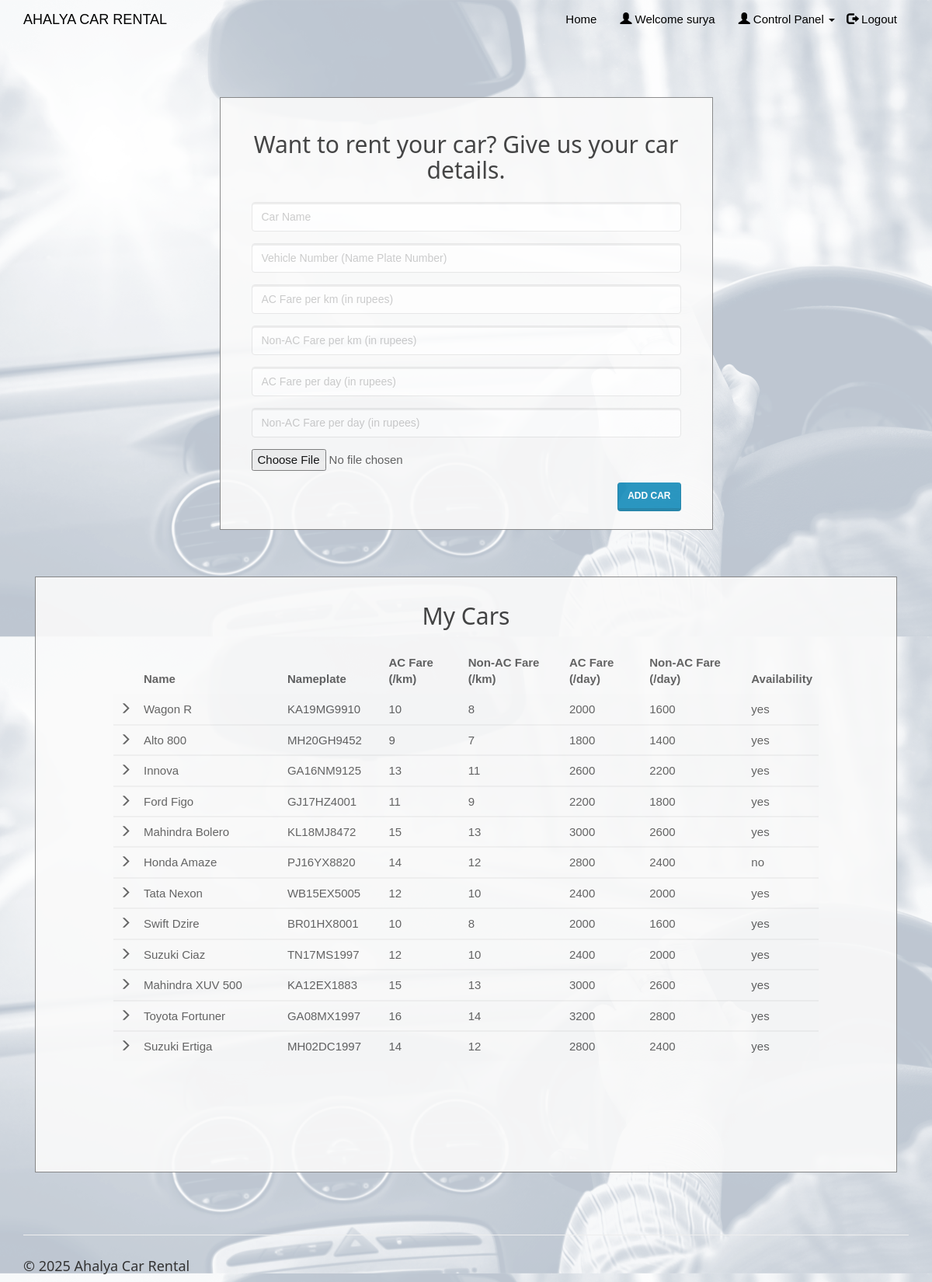
The app's page /entercar.php (signed in) with its own data.
### tables this page shows
CREATE TABLE `cars` (
  `car_id` int(20) NOT NULL,
  `car_name` varchar(50) NOT NULL,
  `car_nameplate` varchar(50) NOT NULL,
  `car_img` varchar(50) DEFAULT 'NA',
  `ac_price` float NOT NULL,
  `non_ac_price` float NOT NULL,
  `ac_price_per_day` float NOT NULL,
  `non_ac_price_per_day` float NOT NULL,
  `car_availability` varchar(10) NOT NULL
);

### entercar.php (the view, shortened to what this page needs)
<!DOCTYPE html>
<html>
<?php
include('session_client.php'); ?>
<head>
    <link rel="stylesheet" href="assets/bootstrap/css/bootstrap.min.css">
    <link rel="stylesheet" href="assets/fonts/font-awesome.min.css">
    <link rel="stylesheet" type="text/css" href="assets/css/customerlogin.css">
    <link rel="stylesheet" href="assets/w3css/w3.css">
    <link rel="stylesheet" type="text/css" media="screen" href="assets/css/clientpage.css" />
</head>
<body>
    <nav class="navbar navbar-custom navbar-fixed-top" role="navigation" style="color: black">
        <div class="container">
            <div class="navbar-header">
                <a class="navbar-brand page-scroll" href="index.php">
                   AHALYA CAR RENTAL </a>
            </div>
            <?php
                if(isset($_SESSION['login_client'])){
            ?>
            <div class="collapse navbar-collapse navbar-right navbar-main-collapse">
                <ul class="nav navbar-nav">
                    <li>
                        <a href="index.php">Home</a>
                    </li>
                    <li>
                        <a href="#"><span class="glyphicon glyphicon-user"></span> Welcome <?php echo $_SESSION['login_client']; ?></a>
                    </li>
                    <li>
                    <ul class="nav navbar-nav navbar-right">
            <li><a href="#" class="dropdown-toggle active" data-toggle="dropdown" role="button" aria-haspopup="true" aria-expanded="false"><span class="glyphicon glyphicon-user"></span> Control Panel <span class="caret"></span> </a>
            </li>
          </ul>
                    </li>
                    <li>
                        <a href="logout.php"><span class="glyphicon glyphicon-log-out"></span> Logout</a>
                    </li>
                </ul>
            </div>
            <?php
                }
                ?>
        </div>
    </nav>
    <div class="container" style="margin-top: 65px;" >
    <div class="col-md-7" style="float: none; margin: 0 auto;">
      <div class="form-area">
        <form role="form" action="entercar1.php" enctype="multipart/form-data" method="POST">
        <br style="clear: both">
          <h3 style="margin-bottom: 25px; text-align: center; font-size: 30px;"> Want to rent your car? Give us your car details. </h3>
          <div class="form-group">
            <input type="text" class="form-control" id="car_name" name="car_name" placeholder="Car Name " required autofocus="">
          </div>
          <div class="form-group">
            <input type="text" class="form-control" id="car_nameplate" name="car_nameplate" placeholder="Vehicle Number (Name Plate Number)" required>
          </div>
          <div class="form-group">
            <input type="text" class="form-control" id="ac_price" name="ac_price" placeholder="AC Fare per km (in rupees)" required>
          </div>
          <div class="form-group">
            <input type="text" class="form-control" id="non_ac_price" name="non_ac_price" placeholder="Non-AC Fare per km (in rupees)" required>
          </div>
          <div class="form-group">
            <input type="text" class="form-control" id="ac_price_per_day" name="ac_price_per_day" placeholder="AC Fare per day (in rupees)" required>
          </div>
          <div class="form-group">
            <input type="text" class="form-control" id="non_ac_price_per_day" name="non_ac_price_per_day" placeholder="Non-AC Fare per day (in rupees)" required>
          </div>
          <div class="form-group">
            <input name="uploadedimage" type="file">
          </div>
           <button type="submit" id="submit" name="submit" class="btn btn-primary pull-right"> Add car</button>
        </form>
      </div>
    </div>
        <div class="col-md-12" style="float: none; margin: 0 auto;">
    <div class="form-area" style="padding: 0px 100px 100px 100px;">
        <form action="" method="POST">
        <br style="clear: both">
          <h3 style="margin-bottom: 25px; text-align: center; font-size: 30px;"> My Cars </h3>
<?php
$user_check=$_SESSION['login_client'];
$sql = "SELECT * FROM cars WHERE car_id IN (SELECT car_id FROM clientcars WHERE client_username='$user_check');";
$result = mysqli_query($conn, $sql);
if (mysqli_num_rows($result) > 0) {
  ?>
<div style="overflow-x:auto;">
  <table class="table table-striped">
    <thead class="thead-dark">
      <tr>
        <th></th>
        <th width="24%"> Name</th>
        <th width="15%"> Nameplate </th>
        <th width="13%"> AC Fare (/km) </th>
        <th width="17%"> Non-AC Fare (/km)</th>
        <th width="13%"> AC Fare (/day)</th>
        <th width="17%"> Non-AC Fare (/day)</th>
        <th width="1%"> Availability </th>
      </tr>
    </thead>
    <?PHP
      while($row = mysqli_fetch_assoc($result)){
    ?>
  <tbody>
    <tr>
      <td> <span class="glyphicon glyphicon-menu-right"></span> </td>
      <td><?php echo $row["car_name"]; ?></td>
      <td><?php echo $row["car_nameplate"]; ?></td>
      <td><?php echo $row["ac_price"]; ?></td>
      <td><?php echo $row["non_ac_price"]; ?></td>
      <td><?php echo $row["ac_price_per_day"]; ?></td>
      <td><?php echo $row["non_ac_price_per_day"]; ?></td>
      <td><?php echo $row["car_availability"]; ?></td>
    </tr>
  </tbody>
  <?php } ?>
  </table>
  </div>
    <br>
  <?php } else { ?>
  <h4><center>0 Cars available</center> </h4>
  <?php } ?>
        </form>
</div>
        </div>
    </div>
</body>
<footer class="site-footer">
        <div class="container">
            <hr>
            <div class="row">
                <div class="col-sm-6">
                    <h5>© 2025 Ahalya Car Rental</h5>
                </div>
            </div>
        </div>
    </footer>
</html>

### assets/css/customerlogin.css (style rules this page uses)
body, html { height: 100%; }
body { padding-top: 50px; background: url("../../assets/img/forcustomer.png"); background-size: 100%; }
footer { display: block; }

### assets/w3css/w3.css (style rules this page uses)
*,*:before,*:after { box-sizing:inherit }
html { -ms-text-size-adjust:100%;-webkit-text-size-adjust:100% }
body { margin:0 }
article,aside,details,figcaption,figure,footer,header,main,menu,nav,section,summary { display:block }
a { background-color:transparent;-webkit-text-decoration-skip:objects }
hr { box-sizing:content-box;height:0;overflow:visible }
button,input,select,textarea { font:inherit;margin:0 }
button,input { overflow:visible }
button,select { text-transform:none }
button,html [type=button],[type=reset],[type=submit] { -webkit-appearance:button }
html,body { font-family:Verdana,sans-serif;font-size:15px;line-height:1.5 }
html { overflow-x:hidden }
h3 { font-size:24px }
h5 { font-size:18px }
h1,h2,h3,h4,h5,h6 { font-family:"Segoe UI",Arial,sans-serif;font-weight:400;margin:10px 0 }
hr { border:0;border-top:1px solid #eee;margin:20px 0 }
a { color:inherit }

### assets/css/clientpage.css (style rules this page uses)
.form-area { background-color: #FAFAFA; padding: 10px 40px 60px; margin: 10px 0px 60px; border: 1px solid GREY; opacity: 0.9; }

### records on screen
cars: car_name "Wagon R", car_nameplate "KA19MG9910", ac_price "10", non_ac_price "8", ac_price_per_day "2000", non_ac_price_per_day "1600", car_availability "yes"
cars: car_name "Alto 800", car_nameplate "MH20GH9452", ac_price "9", non_ac_price "7", ac_price_per_day "1800", non_ac_price_per_day "1400", car_availability "yes"
cars: car_name "Innova", car_nameplate "GA16NM9125", ac_price "13", non_ac_price "11", ac_price_per_day "2600", non_ac_price_per_day "2200", car_availability "yes"
cars: car_name "Ford Figo", car_nameplate "GJ17HZ4001", ac_price "11", non_ac_price "9", ac_price_per_day "2200", non_ac_price_per_day "1800", car_availability "yes"
cars: car_name "Mahindra Bolero", car_nameplate "KL18MJ8472", ac_price "15", non_ac_price "13", ac_price_per_day "3000", non_ac_price_per_day "2600", car_availability "yes"
cars: car_name "Honda Amaze", car_nameplate "PJ16YX8820", ac_price "14", non_ac_price "12", ac_price_per_day "2800", non_ac_price_per_day "2400", car_availability "no"
cars: car_name "Tata Nexon", car_nameplate "WB15EX5005", ac_price "12", non_ac_price "10", ac_price_per_day "2400", non_ac_price_per_day "2000", car_availability "yes"
cars: car_name "Swift Dzire", car_nameplate "BR01HX8001", ac_price "10", non_ac_price "8", ac_price_per_day "2000", non_ac_price_per_day "1600", car_availability "yes"
cars: car_name "Suzuki Ciaz", car_nameplate "TN17MS1997", ac_price "12", non_ac_price "10", ac_price_per_day "2400", non_ac_price_per_day "2000", car_availability "yes"
cars: car_name "Mahindra XUV 500", car_nameplate "KA12EX1883", ac_price "15", non_ac_price "13", ac_price_per_day "3000", non_ac_price_per_day "2600", car_availability "yes"
cars: car_name "Toyota Fortuner", car_nameplate "GA08MX1997", ac_price "16", non_ac_price "14", ac_price_per_day "3200", non_ac_price_per_day "2800", car_availability "yes"
cars: car_name "Suzuki Ertiga", car_nameplate "MH02DC1997", ac_price "14", non_ac_price "12", ac_price_per_day "2800", non_ac_price_per_day "2400", car_availability "yes"

### other values on screen
$_SESSION['login_client'] "surya"
